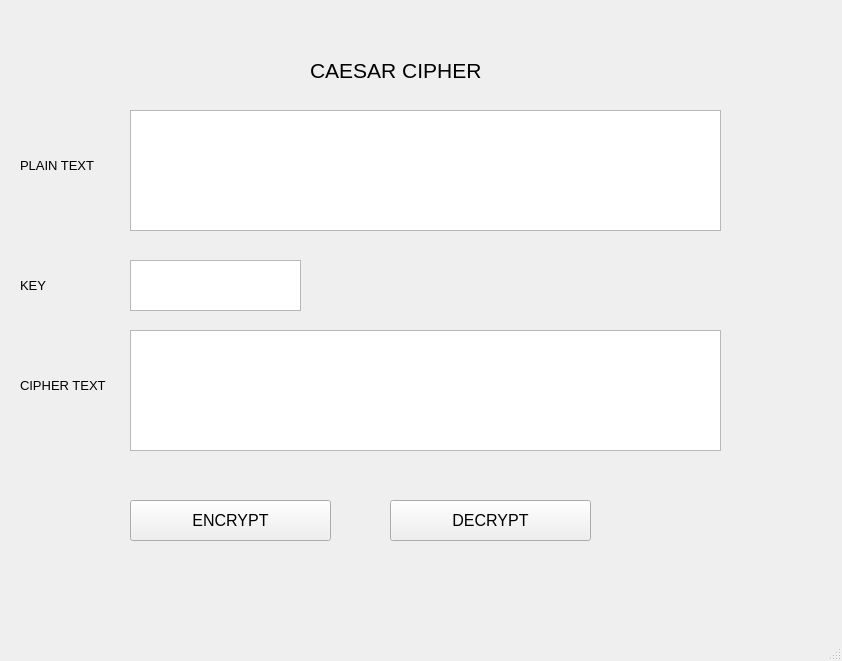
<?xml version="1.0" encoding="UTF-8"?>
<ui version="4.0">
 <class>MainWindow</class>
 <widget class="QMainWindow" name="MainWindow">
  <property name="geometry">
   <rect>
    <x>0</x>
    <y>0</y>
    <width>842</width>
    <height>661</height>
   </rect>
  </property>
  <property name="windowTitle">
   <string>MainWindow</string>
  </property>
  <widget class="QWidget" name="centralwidget">
   <widget class="QTextEdit" name="txt_plaintext">
    <property name="geometry">
     <rect>
      <x>130</x>
      <y>110</y>
      <width>591</width>
      <height>121</height>
     </rect>
    </property>
   </widget>
   <widget class="QLabel" name="label">
    <property name="geometry">
     <rect>
      <x>310</x>
      <y>60</y>
      <width>281</width>
      <height>21</height>
     </rect>
    </property>
    <property name="font">
     <font>
      <pointsize>16</pointsize>
     </font>
    </property>
    <property name="text">
     <string>CAESAR CIPHER</string>
    </property>
   </widget>
   <widget class="QTextEdit" name="txt_key">
    <property name="geometry">
     <rect>
      <x>130</x>
      <y>260</y>
      <width>171</width>
      <height>51</height>
     </rect>
    </property>
   </widget>
   <widget class="QTextEdit" name="txt_ciphertext">
    <property name="geometry">
     <rect>
      <x>130</x>
      <y>330</y>
      <width>591</width>
      <height>121</height>
     </rect>
    </property>
   </widget>
   <widget class="QLabel" name="label_2">
    <property name="geometry">
     <rect>
      <x>20</x>
      <y>150</y>
      <width>101</width>
      <height>31</height>
     </rect>
    </property>
    <property name="font">
     <font>
      <pointsize>10</pointsize>
     </font>
    </property>
    <property name="text">
     <string>PLAIN TEXT</string>
    </property>
   </widget>
   <widget class="QLabel" name="label_3">
    <property name="geometry">
     <rect>
      <x>20</x>
      <y>270</y>
      <width>101</width>
      <height>31</height>
     </rect>
    </property>
    <property name="font">
     <font>
      <pointsize>10</pointsize>
     </font>
    </property>
    <property name="text">
     <string>KEY</string>
    </property>
   </widget>
   <widget class="QLabel" name="label_4">
    <property name="geometry">
     <rect>
      <x>20</x>
      <y>370</y>
      <width>101</width>
      <height>31</height>
     </rect>
    </property>
    <property name="font">
     <font>
      <pointsize>10</pointsize>
     </font>
    </property>
    <property name="text">
     <string>CIPHER TEXT</string>
    </property>
   </widget>
   <widget class="QPushButton" name="btn_encrypt">
    <property name="geometry">
     <rect>
      <x>130</x>
      <y>500</y>
      <width>201</width>
      <height>41</height>
     </rect>
    </property>
    <property name="font">
     <font>
      <pointsize>12</pointsize>
     </font>
    </property>
    <property name="text">
     <string>ENCRYPT</string>
    </property>
   </widget>
   <widget class="QPushButton" name="btn_decrypt">
    <property name="geometry">
     <rect>
      <x>390</x>
      <y>500</y>
      <width>201</width>
      <height>41</height>
     </rect>
    </property>
    <property name="font">
     <font>
      <pointsize>12</pointsize>
     </font>
    </property>
    <property name="text">
     <string>DECRYPT</string>
    </property>
   </widget>
  </widget>
  <widget class="QMenuBar" name="menubar">
   <property name="geometry">
    <rect>
     <x>0</x>
     <y>0</y>
     <width>842</width>
     <height>21</height>
    </rect>
   </property>
  </widget>
  <widget class="QStatusBar" name="statusbar"/>
 </widget>
 <resources/>
 <connections/>
</ui>
